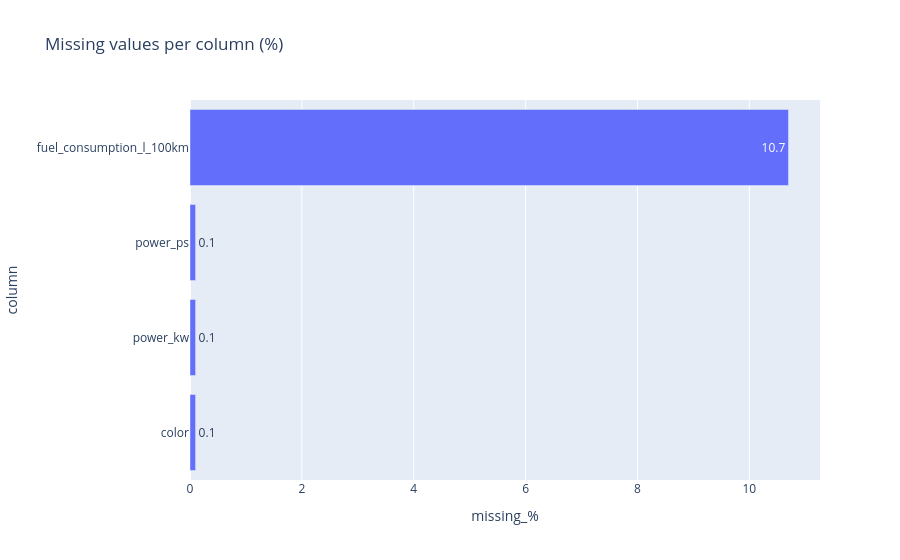

The notebook cell saved with this chart:
### Markdown cell above
---
# 3. Missing values - *why* are they missing?

### Code cell
missing = df.isna().mean().mul(100).round(1).sort_values(ascending=False)
missing = missing[missing > 0].reset_index()
missing.columns = ["column", "missing_%"]

fig = px.bar(missing, x="missing_%", y="column", orientation="h", text="missing_%",
             title="Missing values per column (%)")
fig.update_layout(yaxis={"categoryorder": "total ascending"})
fig.show()

### Figure 1 — Plotly figure (JSON) as saved in the notebook; plotly's stock layout.template omitted (floating-point values rounded to 4 significant figures)
{"data": [{"hovertemplate": "missing_%=%{text}<br>column=%{y}<extra></extra>", "legendgroup": "", "marker": {"color": "#636efa", "pattern": {"shape": ""}}, "name": "", "orientation": "h", "showlegend": false, "text": [10.7, 0.1, 0.1, 0.1], "textposition": "auto", "type": "bar", "x": [10.7, 0.1, 0.1, 0.1], "xaxis": "x", "y": ["fuel_consumption_l_100km", "color", "power_kw", "power_ps"], "yaxis": "y"}], "layout": {"barmode": "relative", "legend": {"tracegroupgap": 0}, "title": {"text": "Missing values per column (%)"}, "xaxis": {"anchor": "y", "domain": [0, 1], "title": {"text": "missing_%"}}, "yaxis": {"anchor": "x", "categoryorder": "total ascending", "domain": [0, 1], "title": {"text": "column"}}}}
